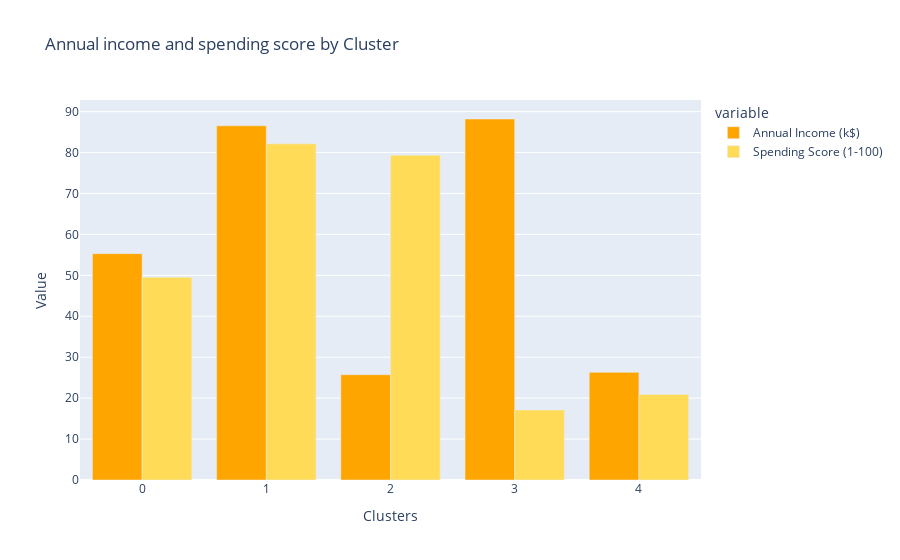

Notebook code for this chart:
### Code cell
xgb = X.groupby(final_model.labels_).mean()

fig = px.bar(
    xgb,
    barmode='group',
    title="Annual income and spending score by Cluster",
    color_discrete_sequence=['orange','#FFDB58']*len(xgb)
)
fig.update_layout(xaxis_title="Clusters", yaxis_title='Value')

fig.show()

### Figure 1 — Plotly figure (JSON) as saved in the notebook; plotly's stock layout.template omitted (floating-point values rounded to 4 significant figures)
{"data": [{"alignmentgroup": "True", "hovertemplate": "variable=Annual Income (k$)<br>index=%{x}<br>value=%{y}<extra></extra>", "legendgroup": "Annual Income (k$)", "marker": {"color": "orange", "pattern": {"shape": ""}}, "name": "Annual Income (k$)", "offsetgroup": "Annual Income (k$)", "orientation": "v", "showlegend": true, "textposition": "auto", "type": "bar", "x": [0, 1, 2, 3, 4], "xaxis": "x", "y": [55.3, 86.54, 25.73, 88.2, 26.3], "yaxis": "y"}, {"alignmentgroup": "True", "hovertemplate": "variable=Spending Score (1-100)<br>index=%{x}<br>value=%{y}<extra></extra>", "legendgroup": "Spending Score (1-100)", "marker": {"color": "#FFDB58", "pattern": {"shape": ""}}, "name": "Spending Score (1-100)", "offsetgroup": "Spending Score (1-100)", "orientation": "v", "showlegend": true, "textposition": "auto", "type": "bar", "x": [0, 1, 2, 3, 4], "xaxis": "x", "y": [49.52, 82.13, 79.36, 17.11, 20.91], "yaxis": "y"}], "layout": {"barmode": "group", "legend": {"title": {"text": "variable"}, "tracegroupgap": 0}, "title": {"text": "Annual income and spending score by Cluster"}, "xaxis": {"anchor": "y", "domain": [0, 1], "title": {"text": "Clusters"}}, "yaxis": {"anchor": "x", "domain": [0, 1], "title": {"text": "Value"}}}}
